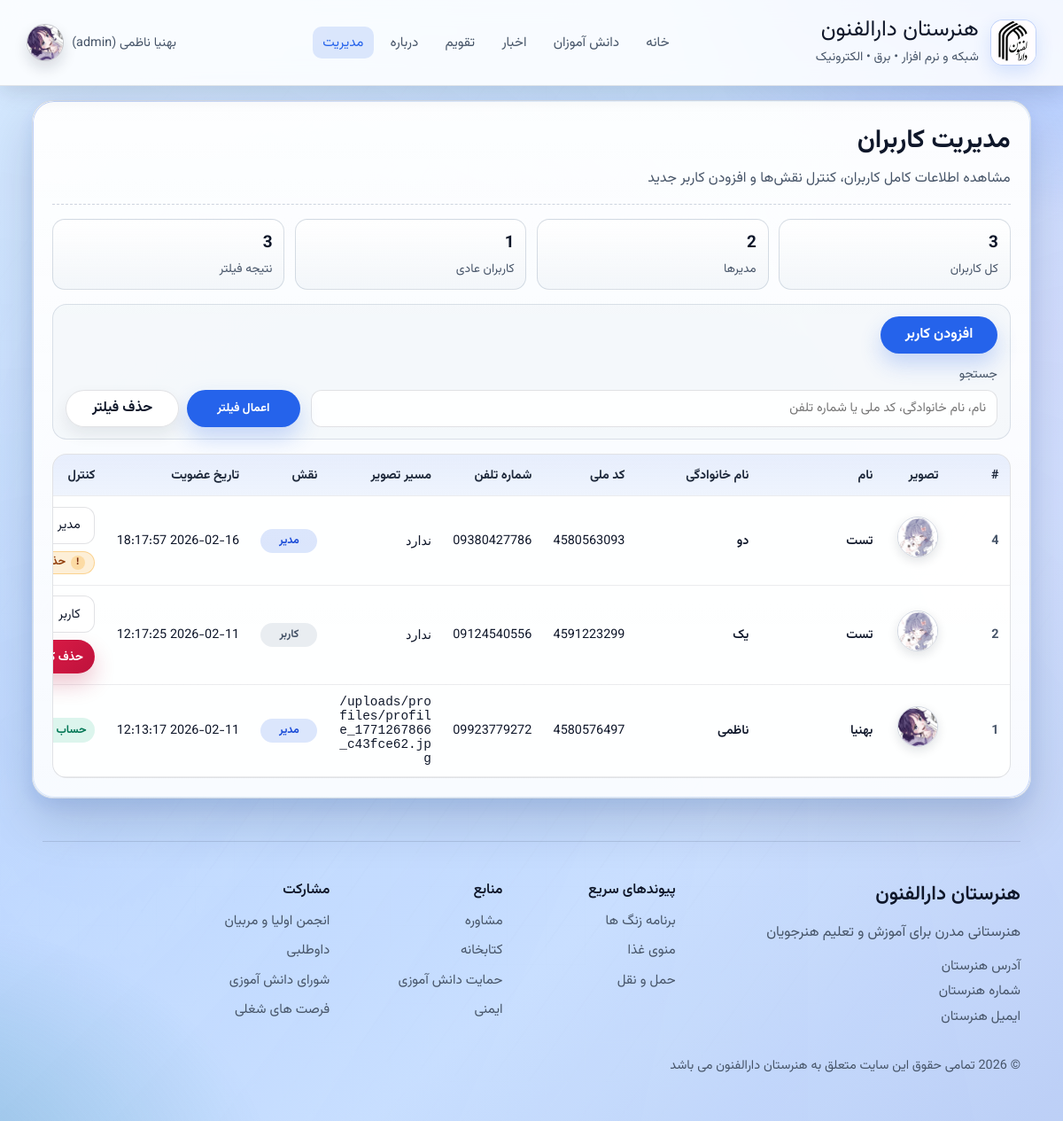
The page /users.php (signed in) on the database as committed earlier.
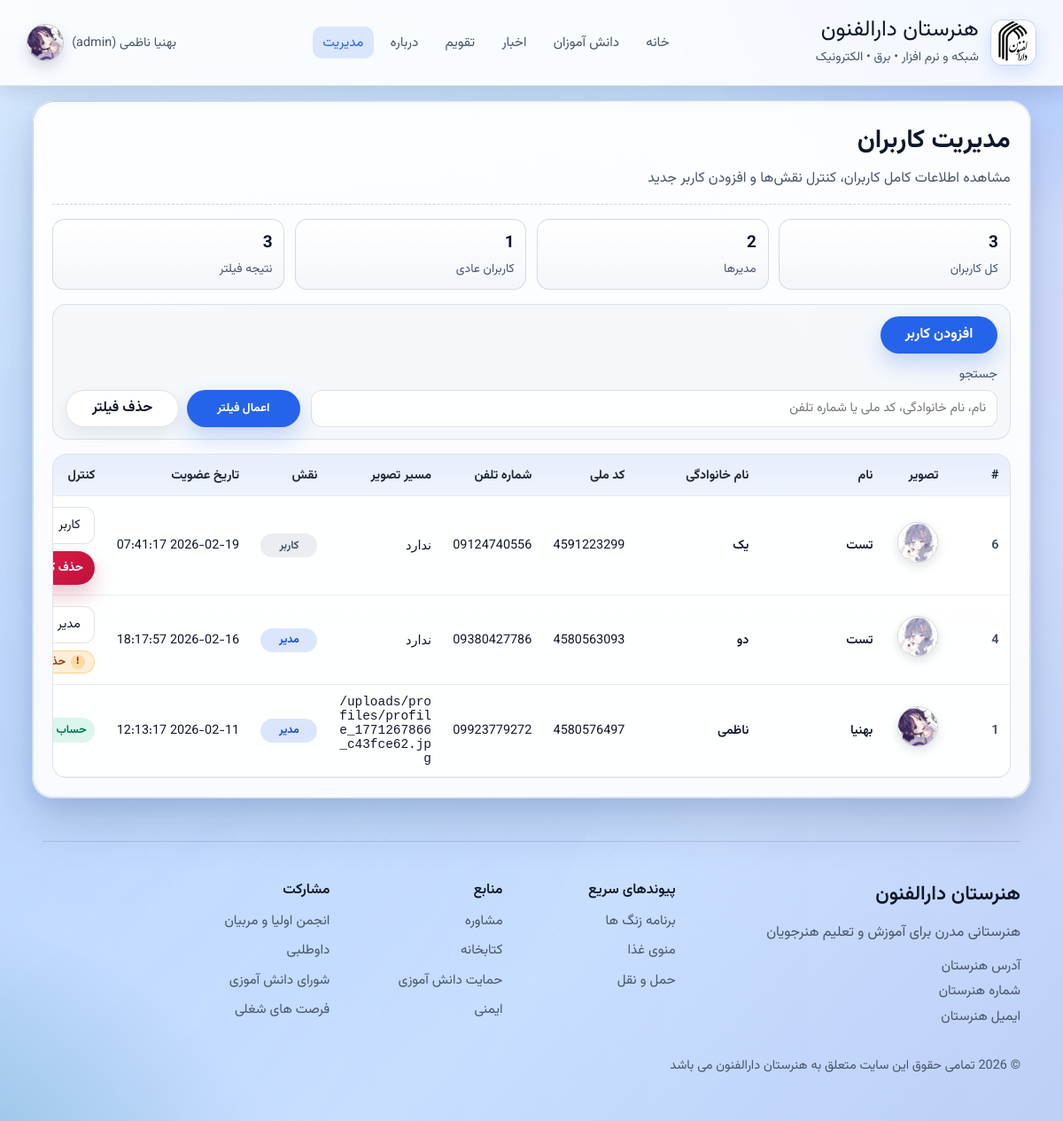
The same page on the database as committed later.
### tables this page shows
CREATE TABLE users (
    id INTEGER PRIMARY KEY AUTOINCREMENT,
    first_name TEXT NOT NULL,
    last_name TEXT NOT NULL,
    phone TEXT NOT NULL UNIQUE,
    national_code TEXT NOT NULL UNIQUE,
    password_hash TEXT NOT NULL,
    role TEXT NOT NULL DEFAULT 'user' CHECK(role IN ('admin', 'user')),
    created_at TEXT NOT NULL DEFAULT CURRENT_TIMESTAMP
, profile_image_path TEXT NULL);

### auth/helpers.php (called while the page is built, shortened)
<?php
function apply_app_timezone(): void
{
    static $applied = false;
    if ($applied) {
        return;
    }
    $applied = true;
}
function default_profile_image_path(): string
{
    return 'img/waguri111.jpg';
}
function sanitize_profile_image_path(?string $path): ?string
{
    $value = trim((string)$path);
    if ($value === '') {
        return null;
    }
    return $value;
}
function user_profile_image_url(?array $user): string
{
    $path = sanitize_profile_image_path((string)($user['profile_image_path'] ?? ''));
    return $path ?? default_profile_image_path();
}
function consume_notification_permission_prompt(): bool
{
    $pending = !empty($_SESSION['notification_permission_prompt']);
    return $pending;
}
function current_user(): ?array
{
    return $_SESSION['user'] ?? null;
}
function list_users_for_admin(?string $search = null): array
{
    $pdo = get_db();
    $search = trim((string)$search);
    if ($search === '') {
        $stmt = $pdo->query(
            'SELECT id, first_name, last_name, phone, national_code, profile_image_path, role, created_at
             FROM users
             ORDER BY id DESC'
        );
        $rows = $stmt->fetchAll();
        return is_array($rows) ? $rows : [];
    }
    $term = '%' . mb_substr($search, 0, 80) . '%';
    $stmt = $pdo->prepare(
        'SELECT id, first_name, last_name, phone, national_code, profile_image_path, role, created_at
         FROM users
         WHERE first_name LIKE :term
            OR last_name LIKE :term
            OR national_code LIKE :term
            OR phone LIKE :term
         ORDER BY id DESC'
    );
    $stmt->execute(['term' => $term]);
    $rows = $stmt->fetchAll();
    return is_array($rows) ? $rows : [];
}
function count_users_by_role(string $role): int
{
    $pdo = get_db();
    $stmt = $pdo->prepare('SELECT COUNT(*) FROM users WHERE role = :role');
    $stmt->execute(['role' => $role]);
    return (int)$stmt->fetchColumn();
}

### users.php (the view, shortened to what this page needs)
<?php
require_once __DIR__ . '/auth/helpers.php';
$actor = current_user();
$actorId = (int)($actor['id'] ?? 0);
$search = trim((string)($_GET['q'] ?? ''));
$users = list_users_for_admin($search);
$totalUsers = count(list_users_for_admin(null));
$totalAdmins = count_users_by_role('admin');
$totalNormalUsers = count_users_by_role('user');
$addUserLinkParams = ['show_add' => '1'];
$addUserLink = 'users.php?' . http_build_query($addUserLinkParams);
$activeNav = 'users';
$extraStyles = ['css/users.css?v=' . filemtime(__DIR__ . '/css/users.css')];
require __DIR__ . '/partials/header.php';
?>
<main class="users-page">
  <section class="users-card">
    <div class="users-head">
      <h1>مدیریت کاربران</h1>
      <p>مشاهده اطلاعات کامل کاربران، کنترل نقش‌ها و افزودن کاربر جدید</p>
    </div>
    <div class="users-stats">
      <div class="stat-item">
        <strong><?= $totalUsers ?></strong>
        <span>کل کاربران</span>
      </div>
      <div class="stat-item">
        <strong><?= $totalAdmins ?></strong>
        <span>مدیرها</span>
      </div>
      <div class="stat-item">
        <strong><?= $totalNormalUsers ?></strong>
        <span>کاربران عادی</span>
      </div>
      <div class="stat-item">
        <strong><?= count($users) ?></strong>
        <span>نتیجه فیلتر</span>
      </div>
    </div>
    <div class="users-toolbar">
      <div class="toolbar-actions">
        <a class="btn-primary btn-add-user" href="<?= htmlspecialchars($addUserLink, ENT_QUOTES, 'UTF-8') ?>">افزودن کاربر</a>
      </div>
      <form method="get" class="users-filters">
      <label>
        جستجو
        <input
          type="text"
          name="q"
          value="<?= htmlspecialchars($search, ENT_QUOTES, 'UTF-8') ?>"
          placeholder="نام، نام خانوادگی، کد ملی یا شماره تلفن"
        />
      </label>
      <div class="filter-actions">
        <button type="submit" class="btn-primary">اعمال فیلتر</button>
        <a class="btn-secondary" href="users.php">حذف فیلتر</a>
      </div>
      </form>
    </div>
    <div class="users-table-wrap">
      <table class="users-table">
        <thead>
          <tr>
            <th>#</th>
            <th>تصویر</th>
            <th>نام</th>
            <th>نام خانوادگی</th>
            <th>کد ملی</th>
            <th>شماره تلفن</th>
            <th>مسیر تصویر</th>
            <th>نقش</th>
            <th>تاریخ عضویت</th>
            <th>کنترل</th>
          </tr>
        </thead>
        <tbody>
          <?php if ($users === []): ?>
            <tr>
              <td class="empty-cell" colspan="10">کاربری یافت نشد.</td>
            </tr>
          <?php else: ?>
            <?php foreach ($users as $row): ?>
              <?php
                $uid = (int)$row['id'];
                $isCurrentUser = $uid === $actorId;
                $role = (string)$row['role'];
                $profilePath = sanitize_profile_image_path((string)($row['profile_image_path'] ?? ''));
                $profileUrl = user_profile_image_url($row);
                $fullName = trim((string)$row['first_name'] . ' ' . (string)$row['last_name']);
              ?>
              <tr>
                <td class="cell-id" data-label="شناسه"><?= $uid ?></td>
                <td class="cell-avatar" data-label="تصویر">
                  <img
                    src="<?= htmlspecialchars($profileUrl, ENT_QUOTES, 'UTF-8') ?>"
                    alt="<?= htmlspecialchars($fullName !== '' ? $fullName : 'کاربر', ENT_QUOTES, 'UTF-8') ?>"
                  />
                </td>
                <td class="cell-first-name" data-label="نام"><?= htmlspecialchars((string)$row['first_name'], ENT_QUOTES, 'UTF-8') ?></td>
                <td class="cell-last-name" data-label="نام خانوادگی"><?= htmlspecialchars((string)$row['last_name'], ENT_QUOTES, 'UTF-8') ?></td>
                <td class="cell-national" data-label="کد ملی"><?= htmlspecialchars((string)$row['national_code'], ENT_QUOTES, 'UTF-8') ?></td>
                <td class="cell-phone" data-label="شماره تلفن"><?= htmlspecialchars((string)$row['phone'], ENT_QUOTES, 'UTF-8') ?></td>
                <td class="cell-image-path" data-label="مسیر تصویر"><?= htmlspecialchars($profilePath ?? 'ندارد', ENT_QUOTES, 'UTF-8') ?></td>
                <td class="cell-role" data-label="نقش">
                  <span class="role-badge role-<?= $role === 'admin' ? 'admin' : 'user' ?>">
                    <?= $role === 'admin' ? 'مدیر' : 'کاربر' ?>
                  </span>
                </td>
                <td class="cell-date" data-label="تاریخ عضویت"><?= htmlspecialchars((string)$row['created_at'], ENT_QUOTES, 'UTF-8') ?></td>
                <td class="cell-actions" data-label="کنترل">
                  <?php if ($isCurrentUser): ?>
                    <span class="self-label">حساب فعلی</span>
                  <?php else: ?>
                    <div class="actions-stack">
                      <form method="post" class="inline-form role-form">
                        <select name="role" class="role-select">
                          <option value="user" <?= $role === 'user' ? 'selected' : '' ?>>کاربر</option>
                          <option value="admin" <?= $role === 'admin' ? 'selected' : '' ?>>مدیر</option>
                        </select>
                      </form>
                      <?php if ($role !== 'admin'): ?>
                        <form method="post" class="inline-form delete-form" onsubmit="return confirm('آیا از حذف این کاربر مطمئن هستید؟');">
                          <button type="submit" class="btn-danger">حذف کاربر</button>
                        </form>
                      <?php else: ?>
                        <span class="admin-lock-label">حذف مدیر مجاز نیست</span>
                      <?php endif; ?>
                    </div>
                  <?php endif; ?>
                </td>
              </tr>
            <?php endforeach; ?>
          <?php endif; ?>
        </tbody>
      </table>
    </div>
  </section>
</main>
<?php require __DIR__ . '/partials/footer.php'; ?>

### partials/header.php (shortened to what this page needs)
<?php
require_once __DIR__ . '/../auth/helpers.php';
$activeNav = $activeNav ?? '';
$user = current_user();
$profileImage = user_profile_image_url($user);
$shouldPromptNotificationPermission = $user ? consume_notification_permission_prompt() : false;
?>
<!doctype html>
<html lang="fa" dir="rtl">
<head>
  <link rel="stylesheet" href="css/styles.css" />
  <?php if (!empty($extraStyles)): ?>
    <?php foreach ($extraStyles as $stylePath): ?>
      <link rel="stylesheet" href="<?= htmlspecialchars($stylePath, ENT_QUOTES, 'UTF-8') ?>" />
    <?php endforeach; ?>
  <?php endif; ?>
</head>
<body
  data-user-logged-in="<?= $user ? '1' : '0' ?>"
  data-notify-permission-prompt="<?= $shouldPromptNotificationPermission ? '1' : '0' ?>"
>
  <header class="site-header">
    <div class="header-main">
      <div class="brand">
        <div class="mark" aria-label="نشان مدرسه">
          <img src="img/daralfonon.jpg" alt="لوگوی هنرستان دارالفنون" />
        </div>
        <div class="wordmark">
          <span class="name">هنرستان دارالفنون</span>
          <span class="tag">شبکه و نرم افزار • برق • الکترونیک</span>
        </div>
      </div>
      <nav class="nav">
        <a href="index.php" <?= $activeNav === 'home' ? 'style="color: var(--accent);"' : '' ?>>خانه</a>
        <details class="students-menu <?= in_array($activeNav, ['schedule'], true) ? 'is-active' : '' ?>">
          <summary>دانش آموزان</summary>
        </details>
        <a href="news.php">اخبار</a>
        <a href="calendar.php" <?= $activeNav === 'calendar' ? 'style="color: var(--accent);"' : '' ?>>تقویم</a>
        <a href="about.php">درباره</a>
        <?php if (($user['role'] ?? '') === 'admin'): ?>
        <details class="admin-menu <?= in_array($activeNav, ['logs', 'users', 'election'], true) ? 'is-active' : '' ?>">
          <summary>مدیریت</summary>
        </details>
        <?php endif; ?>
      </nav>
      <div class="header-actions">
        <?php if ($user): ?>
          <span class="user-chip">
            <?= htmlspecialchars($user['first_name'] . ' ' . $user['last_name'], ENT_QUOTES, 'UTF-8') ?>
            (<?= htmlspecialchars($user['role'], ENT_QUOTES, 'UTF-8') ?>)
          </span>
          <details class="profile-menu">
            <summary class="profile-trigger" aria-label="منوی پروفایل" title="منوی پروفایل">
              <img src="<?= htmlspecialchars($profileImage, ENT_QUOTES, 'UTF-8') ?>" alt="" aria-hidden="true" />
            </summary>
          </details>
        <?php else: ?>
          <a href="login.php" class="cta cta-secondary">ورود</a>
          <a href="register.php" class="cta">ثبت نام</a>
        <?php endif; ?>
      </div>
    </div>
  </header>

### partials/footer.php (shortened to what this page needs)
  <footer class="site-footer">
    <div class="footer-main">
      <div class="footer-brand">
        <div class="footer-title">هنرستان دارالفنون</div>
        <div class="footer-sub">هنرستانی مدرن برای آموزش و تعلیم هنرجویان</div>
        <div class="footer-contact">
          <span>آدرس هنرستان</span>
          <span>شماره هنرستان</span>
          <span>ایمیل هنرستان</span>
        </div>
      </div>
      <div class="footer-columns">
        <div class="footer-col">
          <div class="footer-col-title">پیوندهای سریع</div>
          <a href="#">برنامه زنگ ها</a>
          <a href="#">منوی غذا</a>
          <a href="#">حمل و نقل</a>
        </div>
        <div class="footer-col">
          <div class="footer-col-title">منابع</div>
          <a href="#">مشاوره</a>
          <a href="#">کتابخانه</a>
          <a href="#">حمایت دانش آموزی</a>
          <a href="#">ایمنی</a>
        </div>
        <div class="footer-col">
          <div class="footer-col-title">مشارکت</div>
          <a href="#">انجمن اولیا و مربیان</a>
          <a href="#">داوطلبی</a>
          <a href="#">شورای دانش آموزی</a>
          <a href="#">فرصت های شغلی</a>
        </div>
      </div>
    </div>
    <div class="footer-bottom">
      <span>© <span id="year"></span> تمامی حقوق این سایت متعلق به هنرستان دارالفنون می باشد</span>
    </div>
  </footer>
</body>
</html>

Rows that differ between the two databases and show on the page:
removed users: id "2", first_name "تست", last_name "یک", national_code "4591223299", phone "09124540556", profilePath "ندارد", shows "کاربر", created_at "2026-02-11 12:17:25", role "کاربر"
added users: id "6", first_name "تست", last_name "یک", national_code "4591223299", phone "09124740556", profilePath "ندارد", shows "کاربر", created_at "2026-02-19 07:41:17", role "کاربر"
